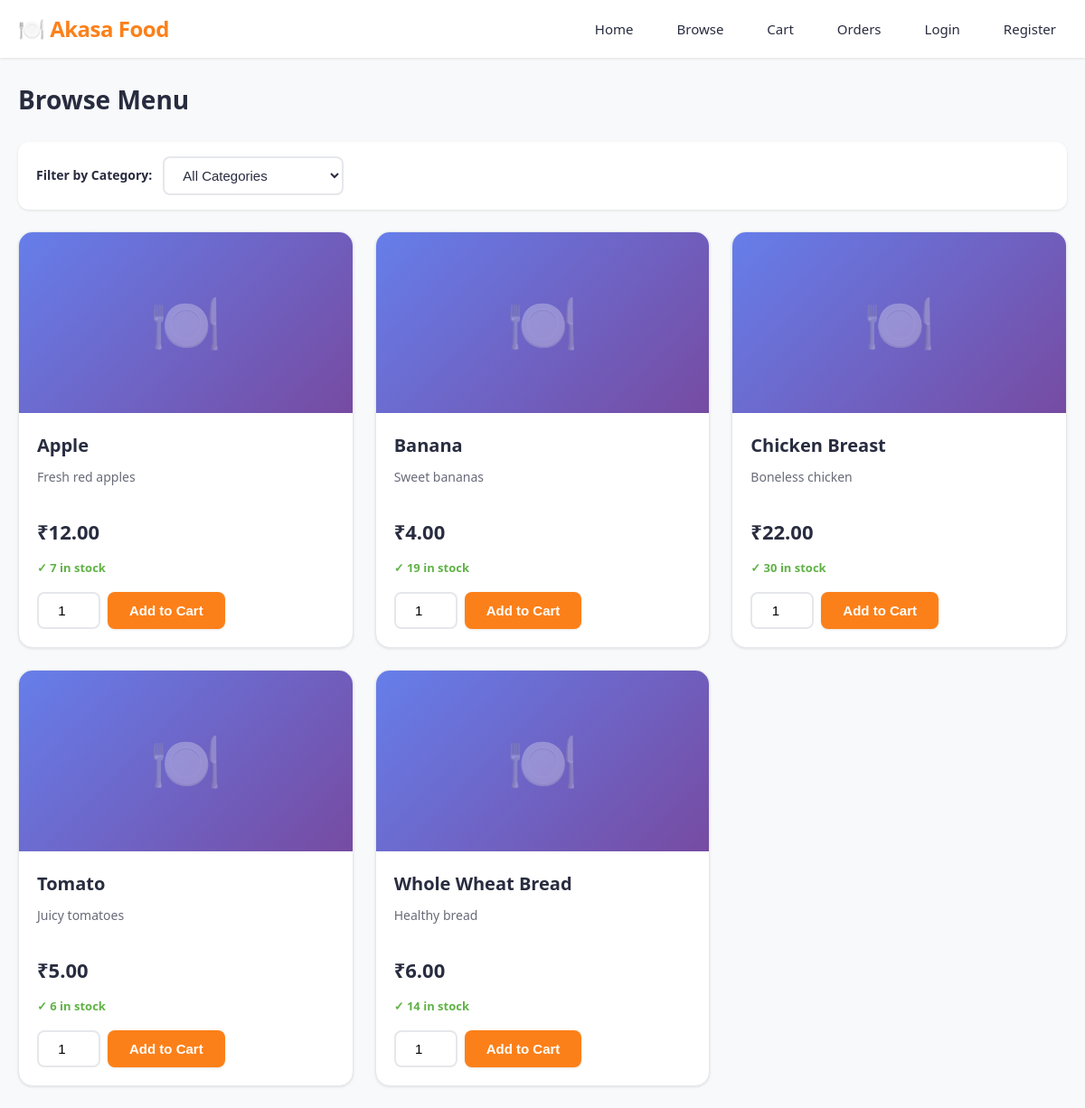
/items, run on the app's committed database.
### app/models.py (models this page shows)
class Item(SQLModel, table=True):
    id: Optional[int] = Field(default=None, primary_key=True)
    name: str = Field(index=True)
    description: str = ""
    price_cents: int = 0
    stock: int = 0
    category_id: Optional[int] = Field(default=None, foreign_key="category.id")
    category: Optional[Category] = Relationship(back_populates="items")
    cart_items: list["CartItem"] = Relationship(back_populates="item")
    order_items: list["OrderItem"] = Relationship(back_populates="item")

### app/routers/items.py (the view)
@router.get("")
async def list_items(request: Request, category: str | None = Query(default=None), session: Session = Depends(get_session)):
    categories = session.exec(select(Category).order_by(Category.name)).all()
    items_query = select(Item).order_by(Item.name)
    selected_category = None
    if category:
        selected_category = session.exec(select(Category).where(Category.name == category)).first()
        if selected_category:
            items_query = items_query.where(Item.category_id == selected_category.id)
    items = session.exec(items_query).all()
    return templates.TemplateResponse(
        "items.html",
        {
            "request": request,
            "categories": categories,
            "items": items,
            "selected": category or "All",
        },
    )

### app/templates/items.html (shortened to what this page needs)
{% extends 'base.html' %}
{% block content %}
<h2>Browse Menu</h2>
<form method="get" action="/items" class="filters">
  <label>
    Filter by Category:
    <select name="category" onchange="this.form.submit()">
      <option value="" {% if selected=='All' %}selected{% endif %}>All Categories</option>
    </select>
  </label>
</form>
{% if items|length == 0 %}
  <div class="empty-state">
    <div class="empty-state-icon">🍽️</div>
    <h3>No items available</h3>
    <p>Please check back later for new items.</p>
  </div>
{% else %}
  <div class="grid">
  {% for item in items %}
    <div class="card">
      <div class="card-image"></div>
      <div class="card-content">
        <h3>{{ item.name }}</h3>
        <p class="description">{{ item.description }}</p>
        <div class="price">₹{{ '%.2f' % (item.price_cents/100) }}</div>
        <div class="stock {% if item.stock <= 5 %}low{% endif %}">
          {% if item.stock > 0 %}
            ✓ {{ item.stock }} in stock
          {% else %}
            ✗ Out of stock
          {% endif %}
        </div>
        <form method="post" action="/cart/add">
          <div style="display: flex; gap: 8px; align-items: center;">
            <input type="number" name="quantity" value="1" min="1" max="{{ item.stock }}" />
            <button type="submit" class="btn" {% if item.stock<=0 %}disabled{% endif %}>
              {% if item.stock > 0 %}Add to Cart{% else %}Out of Stock{% endif %}
            </button>
          </div>
        </form>
      </div>
    </div>
  {% endfor %}
  </div>
{% endif %}
{% endblock %}

### app/templates/base.html (shortened to what this page needs)
<!doctype html>
<html lang="en">
  <head>
    <link rel="stylesheet" href="/static/styles.css" />
  </head>
  <body>
    <header>
      <div class="header-container">
        <h1>🍽️ Akasa Food</h1>
        <nav>
          <a href="/">Home</a>
          <a href="/items">Browse</a>
          <a href="/cart">Cart</a>
          <a href="/orders">Orders</a>
          <a href="/auth/login">Login</a>
          <a href="/auth/register">Register</a>
        </nav>
      </div>
    </header>
    <main>
      {% block content %}{% endblock %}
    </main>
  </body>
</html>

### app/static/styles.css (style rules this page uses)
:root { --primary-color: #fc8019; --primary-dark: #e6700e; --secondary-color: #60b246; --text-dark: #282c3f; --text-light: #686b78; --bg-light: #f8f9fa; --bg-white: #ffffff; --border-color: #e5e7eb; --shadow-sm: 0 1px 3px rgba(0, 0, 0, 0.1); --shadow-md: 0 4px 6px rgba(0, 0, 0, 0.1); --shadow-lg: 0 10px 25px rgba(0, 0, 0, 0.15); }
* { box-sizing: border-box; }
body { font-family: 'Segoe UI', Tahoma, Geneva, Verdana, sans-serif; margin: 0; padding: 0; background-color: var(--bg-light); color: var(--text-dark); line-height: 1.6; }
header { background: var(--bg-white); box-shadow: var(--shadow-sm); padding: 0; position: sticky; top: 0; z-index: 100; }
.header-container { max-width: 1200px; margin: 0 auto; padding: 12px 20px; display: flex; align-items: center; justify-content: space-between; }
header h1 { margin: 0; font-size: 24px; font-weight: 700; color: var(--primary-color); letter-spacing: -0.5px; }
nav { display: flex; gap: 24px; align-items: center; }
nav a { color: var(--text-dark); text-decoration: none; font-weight: 500; font-size: 15px; padding: 8px 12px; border-radius: 6px; transition: all 0.2s; }
main { max-width: 1200px; margin: 0 auto; padding: 24px 20px; }
h2 { font-size: 28px; font-weight: 700; color: var(--text-dark); margin: 0 0 24px 0; }
.filters { background: var(--bg-white); padding: 16px 20px; border-radius: 12px; box-shadow: var(--shadow-sm); margin-bottom: 24px; }
.filters label { display: flex; align-items: center; gap: 12px; font-weight: 600; color: var(--text-dark); margin: 0; }
.filters select { padding: 10px 16px; border: 2px solid var(--border-color); border-radius: 8px; font-size: 15px; background: var(--bg-white); color: var(--text-dark); cursor: pointer; transition: border-color 0.2s; min-width: 200px; }
.grid { display: grid; grid-template-columns: repeat(auto-fill, minmax(280px, 1fr)); gap: 24px; margin-top: 24px; }
.card { background: var(--bg-white); border-radius: 16px; overflow: hidden; box-shadow: var(--shadow-sm); transition: all 0.3s ease; cursor: pointer; border: 1px solid var(--border-color); }
.card-image { width: 100%; height: 200px; background: linear-gradient(135deg, #667eea 0%, #764ba2 100%); display: flex; align-items: center; justify-content: center; font-size: 48px; color: white; position: relative; overflow: hidden; }
.card-image::before { content: '🍽️'; font-size: 64px; opacity: 0.3; }
.card-content { padding: 20px; }
.card h3 { margin: 0 0 8px 0; font-size: 20px; font-weight: 700; color: var(--text-dark); }
.card .description { color: var(--text-light); font-size: 14px; margin: 0 0 12px 0; line-height: 1.5; min-height: 42px; }
.card .price { font-size: 22px; font-weight: 700; color: var(--text-dark); margin: 12px 0; }
.card .stock { font-size: 13px; color: var(--secondary-color); font-weight: 600; margin-bottom: 16px; }
.card form { display: flex; gap: 8px; align-items: center; }
.card input[type="number"] { width: 70px; padding: 10px; border: 2px solid var(--border-color); border-radius: 8px; font-size: 15px; text-align: center; }
button, .btn { background: var(--primary-color); color: white; border: none; padding: 12px 24px; border-radius: 8px; font-size: 15px; font-weight: 600; cursor: pointer; transition: all 0.2s; box-shadow: var(--shadow-sm); }
form { margin: 0; }
label { display: block; margin-bottom: 8px; font-weight: 600; color: var(--text-dark); font-size: 14px; }
a { color: var(--primary-color); text-decoration: none; transition: color 0.2s; }

### data on the page
Item: name "Apple", description "Fresh red apples", item.price_cents/100 "12.00", stock "7", shows "Add to Cart"
Item: name "Banana", description "Sweet bananas", item.price_cents/100 "4.00", stock "19", shows "Add to Cart"
Item: name "Chicken Breast", description "Boneless chicken", item.price_cents/100 "22.00", stock "30", shows "Add to Cart"
Item: name "Tomato", description "Juicy tomatoes", item.price_cents/100 "5.00", stock "6", shows "Add to Cart"
Item: name "Whole Wheat Bread", description "Healthy bread", item.price_cents/100 "6.00", stock "14", shows "Add to Cart"
